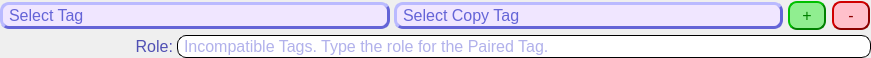
<?xml version="1.0" encoding="UTF-8"?>
<ui version="4.0">
 <class>tagWidget</class>
 <widget class="QWidget" name="tagWidget">
  <property name="geometry">
   <rect>
    <x>0</x>
    <y>0</y>
    <width>871</width>
    <height>58</height>
   </rect>
  </property>
  <property name="windowTitle">
   <string>Form</string>
  </property>
  <layout class="QVBoxLayout" name="verticalLayout">
   <property name="spacing">
    <number>4</number>
   </property>
   <property name="leftMargin">
    <number>0</number>
   </property>
   <property name="topMargin">
    <number>0</number>
   </property>
   <property name="rightMargin">
    <number>0</number>
   </property>
   <property name="bottomMargin">
    <number>0</number>
   </property>
   <item>
    <layout class="QHBoxLayout" name="horizontalLayout" stretch="10,10,1,1">
     <property name="spacing">
      <number>4</number>
     </property>
     <item>
      <widget class="QComboBox" name="tagsComboBox">
       <property name="sizePolicy">
        <sizepolicy hsizetype="Preferred" vsizetype="Fixed">
         <horstretch>0</horstretch>
         <verstretch>0</verstretch>
        </sizepolicy>
       </property>
       <property name="minimumSize">
        <size>
         <width>0</width>
         <height>23</height>
        </size>
       </property>
       <property name="baseSize">
        <size>
         <width>0</width>
         <height>20</height>
        </size>
       </property>
       <property name="font">
        <font>
         <pointsize>12</pointsize>
        </font>
       </property>
       <property name="styleSheet">
        <string notr="true">QComboBox {
  background:rgb(240,230,255);
  border-color:rgb(100,100,215);
  border-width: 3px;        
  border-style: outset;
  border-radius: 9px;
  color:rgb(100,100,215);
  padding-left:6px
}

QComboBox::drop-down{
border:none;
width:24px
}

QComboBox::down-arrow{
image:url(:/icons/resources/icons/down_icon.png);
width:20px;
height:20px;
}

QComboBox:on {
  border-style:inset;
  background: lavender
}
QListView {
  font-size:12pt;
  /*border-color:rgb(100,100,215);
  border-width: 2px;        
  border-style: solid;*/
  border: none;
  background-color:rgb(248,248,255);
  color:rgb(100,100,215);
  margin:2px;
  outline: 0px
}
QListView::item {
  background: transparent;
  border: 0px
}

QListView::item::selected{
  background-color:lavender;
  color:rgb(100, 100, 215);
  /*border: 1px solid lavender;
  border-color:lavender;*/
}

QAbstractScrollArea::corner {
  background: transparent
}

QScrollBar {
  border: 1px solid black;
  background: white;
  border-radius: 12px;
  margin: 0px
}

QScrollBar::handle {
 border: 1px solid lavender;
  background:lavender;
  border-radius: 9px;
}

QScrollBar::sub-line, QScrollBar::add-line {
  background:transparent;
  subcontrol-origin:margin;
}

QScrollBar::left-arrow, QScrollBar::right-arrow,
QScrollBar::add-page, 
QScrollBar::sub-page {
  background:transparent
}

QScrollBar:horizontal {
  height:25px
}

QScrollBar:vertical {
  width: 25px
}

QScrollBar::sub-line:horizontal {
  width: 0px;
  subcontrol-position:left
}

QScrollBar::add-line:horizontal {
  width: 0px;
  subcontrol-position:right
}

QScrollBar::sub-line:vertical {
  height: 0px;
  subcontrol-position: top
}

QScrollBar::add-line:vertical {
  height: 0px;
  subcontrol-position: bottom
}</string>
       </property>
       <property name="frame">
        <bool>true</bool>
       </property>
       <item>
        <property name="text">
         <string>Select Tag</string>
        </property>
       </item>
      </widget>
     </item>
     <item>
      <widget class="QComboBox" name="copyTagsComboBox">
       <property name="minimumSize">
        <size>
         <width>0</width>
         <height>23</height>
        </size>
       </property>
       <property name="font">
        <font>
         <pointsize>12</pointsize>
        </font>
       </property>
       <property name="styleSheet">
        <string notr="true">QComboBox {
  background:rgb(240,230,255);
  border-color:rgb(100,100,215);
  border-width: 3px;        
  border-style: outset;
  border-radius: 9px;
  color:rgb(100,100,215);
  padding-left:6px
}

QComboBox::drop-down{
border:none;
width:24px
}

QComboBox::down-arrow{
image:url(:/icons/resources/icons/down_icon.png);
width:20px;
height:20px;
}

QComboBox:on {
  border-style:inset;
  background: lavender
}
QListView {
  font-size:12pt;
  /*border-color:rgb(100,100,215);
  border-width: 2px;        
  border-style: solid;*/
  border: none;
  background-color:rgb(248,248,255);
  color:rgb(100,100,215);
  margin:2px;
  outline: 0px
}
QListView::item {
  background: transparent;
  border: 0px
}

QListView::item::selected{
  background-color:lavender;
  color:rgb(100, 100, 215);
  /*border: 1px solid lavender;
  border-color:lavender;*/
}

QAbstractScrollArea::corner {
  background: transparent
}

QScrollBar {
  border: 1px solid black;
  background: white;
  border-radius: 12px;
  margin: 0px
}

QScrollBar::handle {
 border: 1px solid lavender;
  background:lavender;
  border-radius: 9px;
}

QScrollBar::sub-line, QScrollBar::add-line {
  background:transparent;
  subcontrol-origin:margin;
}

QScrollBar::left-arrow, QScrollBar::right-arrow,
QScrollBar::add-page, 
QScrollBar::sub-page {
  background:transparent
}

QScrollBar:horizontal {
  height:25px
}

QScrollBar:vertical {
  width: 25px
}

QScrollBar::sub-line:horizontal {
  width: 0px;
  subcontrol-position:left
}

QScrollBar::add-line:horizontal {
  width: 0px;
  subcontrol-position:right
}

QScrollBar::sub-line:vertical {
  height: 0px;
  subcontrol-position: top
}

QScrollBar::add-line:vertical {
  height: 0px;
  subcontrol-position: bottom
}</string>
       </property>
       <property name="currentText">
        <string>Select Copy Tag</string>
       </property>
       <property name="currentIndex">
        <number>0</number>
       </property>
       <item>
        <property name="text">
         <string>Select Copy Tag</string>
        </property>
       </item>
      </widget>
     </item>
     <item>
      <widget class="QPushButton" name="addButton">
       <property name="sizePolicy">
        <sizepolicy hsizetype="Fixed" vsizetype="MinimumExpanding">
         <horstretch>0</horstretch>
         <verstretch>0</verstretch>
        </sizepolicy>
       </property>
       <property name="minimumSize">
        <size>
         <width>40</width>
         <height>20</height>
        </size>
       </property>
       <property name="font">
        <font>
         <pointsize>12</pointsize>
        </font>
       </property>
       <property name="styleSheet">
        <string notr="true">QPushButton {
  border-color:green;
  border-width: 2px;        
  border-style: outset;
  border-radius:9px;
  background: lightgreen;
  color: green;
  margin: 1px
}

QPushButton:pressed {
  background: limegreen;
  border-style: inset
}
</string>
       </property>
       <property name="text">
        <string notr="true">+</string>
       </property>
       <property name="shortcut">
        <string notr="true"/>
       </property>
      </widget>
     </item>
     <item>
      <widget class="QPushButton" name="removeButton">
       <property name="sizePolicy">
        <sizepolicy hsizetype="Fixed" vsizetype="MinimumExpanding">
         <horstretch>0</horstretch>
         <verstretch>0</verstretch>
        </sizepolicy>
       </property>
       <property name="minimumSize">
        <size>
         <width>40</width>
         <height>0</height>
        </size>
       </property>
       <property name="baseSize">
        <size>
         <width>15</width>
         <height>20</height>
        </size>
       </property>
       <property name="font">
        <font>
         <pointsize>12</pointsize>
        </font>
       </property>
       <property name="styleSheet">
        <string notr="true">QPushButton {
  border-color:darkred;
  border-width: 2px;        
  border-style: outset;
  background: pink;
  color: darkred;
  margin:1px;
  border-radius:9px
}

QPushButton:pressed {
  border-style: inset;
  background: rgb(255, 160, 180)
}</string>
       </property>
       <property name="text">
        <string notr="true">-</string>
       </property>
       <property name="shortcut">
        <string notr="true"/>
       </property>
      </widget>
     </item>
    </layout>
   </item>
   <item>
    <widget class="QWidget" name="roleWidget" native="true">
     <layout class="QHBoxLayout" name="horizontalLayout_2" stretch="1,4">
      <property name="spacing">
       <number>4</number>
      </property>
      <property name="leftMargin">
       <number>0</number>
      </property>
      <property name="topMargin">
       <number>0</number>
      </property>
      <property name="rightMargin">
       <number>0</number>
      </property>
      <property name="bottomMargin">
       <number>0</number>
      </property>
      <item>
       <widget class="QLabel" name="roleLabel">
        <property name="font">
         <font>
          <pointsize>12</pointsize>
         </font>
        </property>
        <property name="styleSheet">
         <string notr="true">color:rgb(80,80,180)</string>
        </property>
        <property name="text">
         <string>Role:</string>
        </property>
        <property name="alignment">
         <set>Qt::AlignRight|Qt::AlignTrailing|Qt::AlignVCenter</set>
        </property>
       </widget>
      </item>
      <item>
       <widget class="QLineEdit" name="roleLineEdit">
        <property name="font">
         <font>
          <pointsize>12</pointsize>
         </font>
        </property>
        <property name="styleSheet">
         <string notr="true">color:rgb(100,100,215);
border-color:black;
  border-width: 1px;        
  border-style: solid;
  border-radius: 9px;
  padding-left: 4px</string>
        </property>
        <property name="alignment">
         <set>Qt::AlignLeading|Qt::AlignLeft|Qt::AlignVCenter</set>
        </property>
        <property name="placeholderText">
         <string>Incompatible Tags. Type the role for the Paired Tag.</string>
        </property>
       </widget>
      </item>
     </layout>
    </widget>
   </item>
  </layout>
 </widget>
 <resources>
  <include location="resources.qrc"/>
 </resources>
 <connections/>
</ui>
